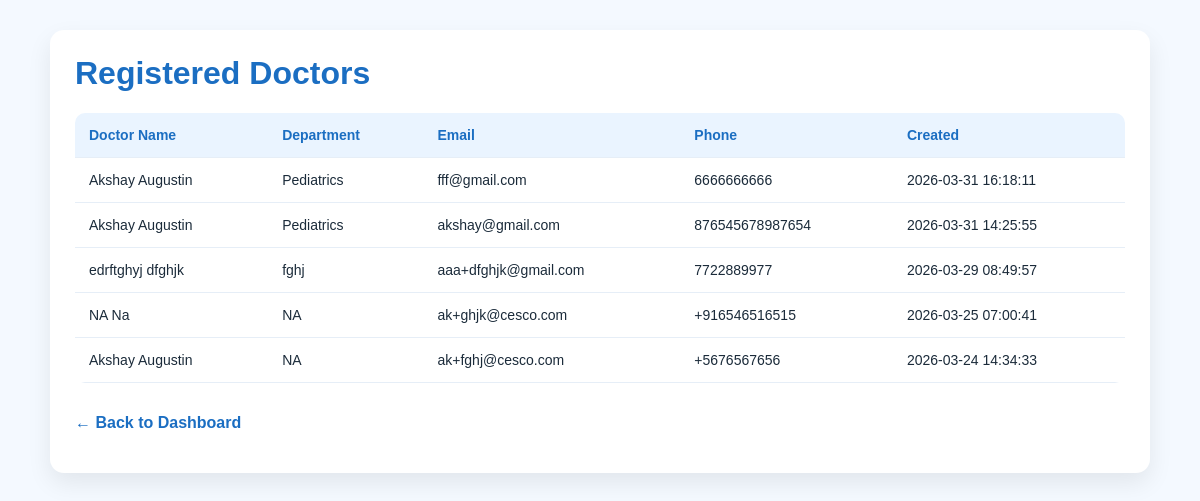
The page /admin_doctors.php (signed in) on the database its author committed.
### tables this page shows
CREATE TABLE `doctors` (
  `id` int(10) UNSIGNED NOT NULL,
  `user_id` int(10) UNSIGNED DEFAULT NULL,
  `doctor_name` varchar(150) NOT NULL,
  `department` varchar(150) NOT NULL,
  `hospital_id` int(11) DEFAULT NULL,
  `email` varchar(150) DEFAULT NULL,
  `phone` varchar(30) DEFAULT NULL,
  `created_at` timestamp NOT NULL DEFAULT current_timestamp(),
  `qualification` varchar(150) DEFAULT NULL,
  `clinic_name` varchar(150) DEFAULT NULL
);

### app/Helpers/helpers.php (called while the page is built, shortened)
<?php
function e(?string $value): string
{
    return htmlspecialchars((string)$value, ENT_QUOTES, 'UTF-8');
}

### admin_doctors.php (the view, shortened to what this page needs)
<?php
include("connect.php");
require_once "app/Helpers/helpers.php";
$result = $conn->query("
    SELECT d.id, d.doctor_name, d.department, d.email, d.phone, d.created_at
    FROM doctors d
    ORDER BY d.id DESC
");
?>
<!DOCTYPE html>
<html lang="en">
<head>
</head>
<body>
<div class="wrap">
    <div class="card">
        <h1>Registered Doctors</h1>
        <div class="table-wrap">
        <table>
            <tr>
                <th>Doctor Name</th>
                <th>Department</th>
                <th>Email</th>
                <th>Phone</th>
                <th>Created</th>
            </tr>
            <?php while($row = $result->fetch_assoc()): ?>
            <tr>
                <td><?php echo e($row['doctor_name']); ?></td>
                <td><?php echo e($row['department']); ?></td>
                <td><?php echo e($row['email']); ?></td>
                <td><?php echo e($row['phone']); ?></td>
                <td><?php echo e($row['created_at']); ?></td>
            </tr>
            <?php endwhile; ?>
        </table>
        </div>
        <p><a class="back" href="admin_dashboard.php">← Back to Dashboard</a></p>
    </div>
</div>
</body>
</html>

### admin_doctors.php (style rules this page uses)
body { margin: 0; font-family: Arial, sans-serif; background: #f4f9ff; color: #1b2b3a; padding: 30px; }
.wrap { max-width: 1100px; margin: auto; }
.card { background: #ffffff; padding: 25px; border-radius: 14px; box-shadow: 0 10px 25px rgba(0,0,0,0.08); }
h1 { margin-top: 0; color: #1b6ec2; }
.table-wrap { overflow-x: auto; }
table { width: 100%; border-collapse: collapse; background: #ffffff; border-radius: 10px; overflow: hidden; }
th, td { padding: 14px; text-align: left; border-bottom: 1px solid #e6eef7; font-size: 14px; }
th { background: #eaf4ff; color: #1b6ec2; font-weight: bold; }
a { color: #1b6ec2; text-decoration: none; font-weight: bold; }
.back { margin-top: 15px; display: inline-block; }

### rows shown on the page
doctors: doctor_name "Akshay Augustin", department "Pediatrics", email "fff@gmail.com", phone "6666666666", created_at "2026-03-31 16:18:11"
doctors: doctor_name "Akshay Augustin", department "Pediatrics", email "akshay@gmail.com", phone "876545678987654", created_at "2026-03-31 14:25:55"
doctors: doctor_name "edrftghyj dfghjk", department "fghj", email "aaa+dfghjk@gmail.com", phone "7722889977", created_at "2026-03-29 08:49:57"
doctors: doctor_name "NA Na", department "NA", email "ak+ghjk@cesco.com", phone "+916546516515", created_at "2026-03-25 07:00:41"
doctors: doctor_name "Akshay Augustin", department "NA", email "ak+fghj@cesco.com", phone "+5676567656", created_at "2026-03-24 14:34:33"
